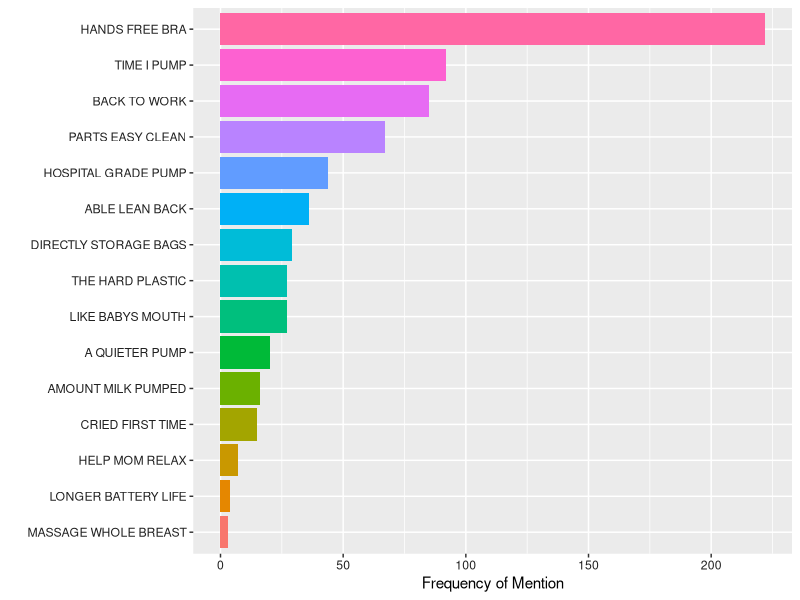

Here is the R script that generated this plot:
library(plyr)
library(ggplot2)
df = read.csv('trigrams_categories.csv')
#filter those without categories
df=df[df$category!="",] 

#sum categories
df = ddply(df, 'category', function(x) c(freq=sum(x$freq), separate_trigrams=nrow(x)))
df=df[df$category!="",] 

# Temporarily remove "I WOULD LOVE", "MAKES ME FEEL","TITLE"
df=df[df$category!="I WOULD LOVE" & df$category!="MAKES ME FEEL" & df$category!="TITLE",] 

#order by frequency
df[ order(df$freq), ]

#plot to verify we did it right
p <- ggplot(df, aes(y=freq,fill=category))
df$category <- reorder(df$category, df$freq)
p + ylab("Frequency of Mention")+xlab("")+geom_bar(aes(x=category), data=df, stat="identity") +theme(legend.position="none",axis.text=element_text(angle=0),axis.text.x = element_text(colour="gray13"), axis.text.y = element_text(colour="gray13")) + coord_flip()
